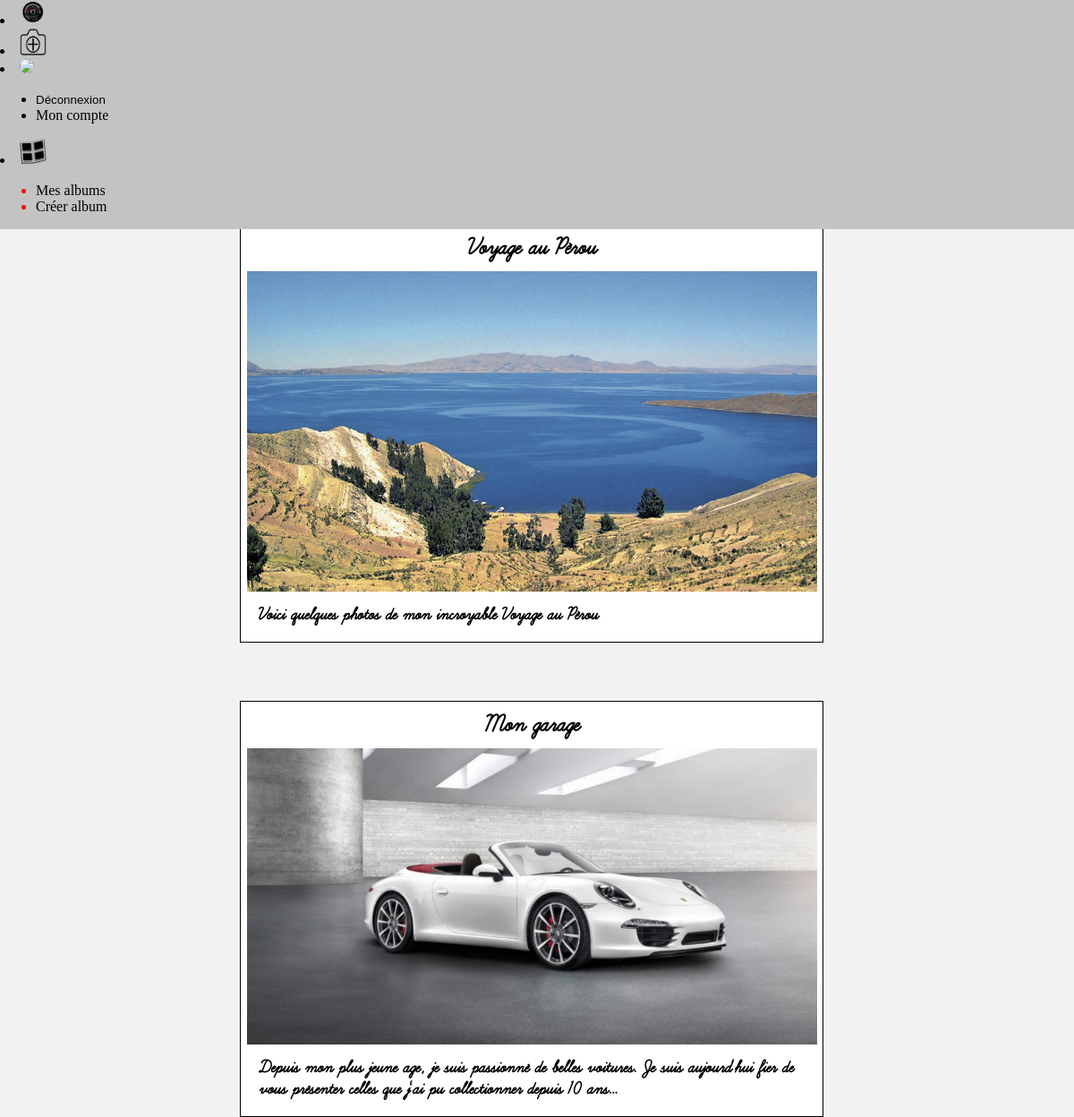
The page /profil.php?pseudo=admin on the database its author committed.
### tables this page shows
CREATE TABLE IF NOT EXISTS `album` (
  `ID` int(11) NOT NULL AUTO_INCREMENT,
  `ID_owner` int(11) NOT NULL,
  `title` text NOT NULL,
  `description` text NOT NULL,
  PRIMARY KEY (`ID`)
);

CREATE TABLE IF NOT EXISTS `photos` (
  `ID` int(11) NOT NULL AUTO_INCREMENT,
  `path` text NOT NULL,
  `public` tinyint(1) NOT NULL,
  `ID_owner` text NOT NULL,
  `location` text NOT NULL,
  `date` datetime NOT NULL,
  `theme` text NOT NULL,
  `name` text NOT NULL,
  PRIMARY KEY (`ID`),
  KEY `ID` (`ID`)
);

### profil.php (the view, shortened to what this page needs)
<!DOCTYPE html>
<html>
    <head>
        <link rel="stylesheet" type="text/css" href="profil.css">
         <link rel="stylesheet" type="text/css" href="style.css">
        <link rel="stylesheet" type="text/css" href="menu.css">
        <link rel="stylesheet" type="text/css" href="album.css">
    </head>
    <body  onkeydown="testEchap(event)">
<?php
            try
            {
                $bdd = new PDO('mysql:host=localhost;dbname=ecepic;charset=utf8', 'root', '');
            }
            catch (Exception $e)
            {
                die('Erreur : ' . $e->getMessage());
            }
        $avatar_user_requete = $bdd->prepare('SELECT avatar FROM users WHERE pseudo = ?');
            $avatar_user_requete->execute(array($_GET['pseudo']));
            $avatar_user_reponse = $avatar_user_requete->fetch();
         include('menu.php');
echo('<div class="profile"');
if(!empty($avatar_user_reponse['avatar']))
					{
			 			echo('<a href="#"><img class = "avatar" src="'.$avatar_user_reponse['avatar'].'"/></a>');
					}
					else
					{
						echo('<a href="#"><img class = "avatar" src="avatars/unknown.png"/></a>');
					}
echo('<div class="user">');
echo('</div>');
echo('</div>');
$id_user_requete = $bdd->prepare('SELECT ID FROM users WHERE pseudo = ?');
            $id_user_requete->execute(array($_GET['pseudo']));
            $id_user_reponse = $id_user_requete->fetch();
            $album_requete = $bdd->prepare('SELECT * FROM album WHERE album.ID_owner = ?');
            $album_requete->execute(array($id_user_reponse['ID']));
            while($album_reponse = $album_requete->fetch())
            {
                $photo_album_requete = $bdd->prepare('SELECT ID_photo FROM album_photo WHERE album_photo.ID_album = ?');
                $photo_album_requete->execute(array($album_reponse['ID']));
                $ID_album = $album_reponse['ID'];
                echo('<div class="bloc_photo"> <a href="visionnage_album.php?id_album=' . $ID_album . '">');
                $photo_album_reponse = $photo_album_requete->fetch();
                echo('<p class="album_title">' . $album_reponse['title']. '</p>');
                $photo_path_request = $bdd->prepare('SELECT path FROM photos WHERE photos.ID = ?');
                $photo_path_request->execute(array($photo_album_reponse['ID_photo']));
                $photo_path_reponse = $photo_path_request->fetch();
                echo('<p class="image">' . '<img class = "photo" src="'.$photo_path_reponse['path'].'"/>' . '</p>');
                echo('<p class="album_description">' . $album_reponse['description']. '</p>');
                echo('</a></div>');
            }
?>

### profil.css (style rules this page uses)
.user { font-size: 60px; font-style: italic; color: white; padding-top: 20px; padding-right: 120px; }
.profile { width:60%; height: 120px; margin-top: 65px; margin-left:auto; margin-right: auto; text-align: center; background-color: grey; border-radius: 10px; }

### style.css (style rules this page uses)
.image { text-align: center; height: 85%; width: 100%; margin: auto; margin-bottom: 0.5em; }
.bloc_photo { display: block; margin-top: 65px; margin-bottom: 5px; width:90%; max-width: 650px; border: 1px solid black; margin-left: auto; margin-right: auto; background-color: white; padding-bottom: 0.5em; }
.photo { max-height: 90%; max-width: 98%; }
html { height: 100%; width: 99%; }
body { background-color: rgb(242,242,242); height: 100%; width: 99%; padding:0px; margin:0px; }
a, a:active, a:visited { text-decoration: none; color:black; }

### menu.css (style rules this page uses)
body { margin-top:0px; margin-left:0px; margin-right:0px; width: 100%; }

### album.css (style rules this page uses)
.album_title { font-weight: 800; font-size: 2em; text-align: center; font-family: ecriture_attachee; margin-top: 10px; margin-bottom: 10px; }
.album_description { font-weight: 600; font-size:1.5em; font-family: ecriture_attachee; margin-left: 3%; margin-right: 3%; margin-top: 10px; margin-bottom: 10px; }
a { text-decoration: none; color:black; }

### rows shown on the page
album: title "Voyage au Pérou", photos.path (picture), description "Voici quelques photos de mon incroyable Voyage au Pérou"
album: title "Mon garage", photos.path (picture), description "Depuis mon plus jeune age, je suis passionné de belles voitures. Je suis aujourd'hui fier de vous présenter celles que j'ai pu collectionner depuis 10 ans..."
